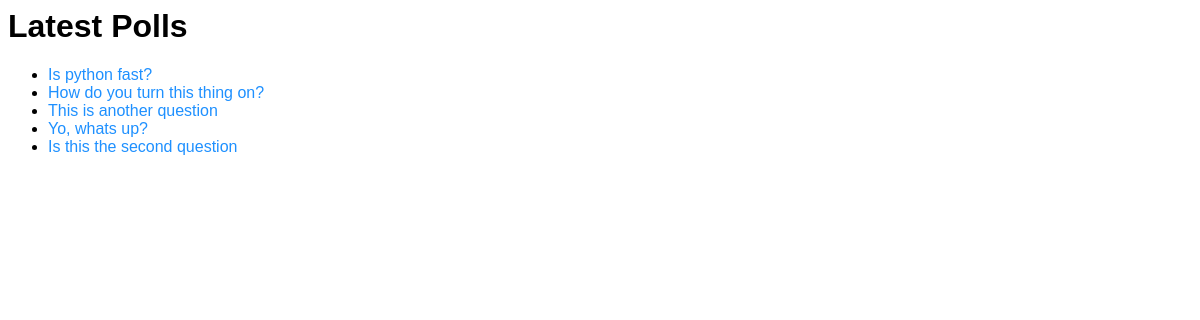
The page /polls/ on the database as committed earlier.
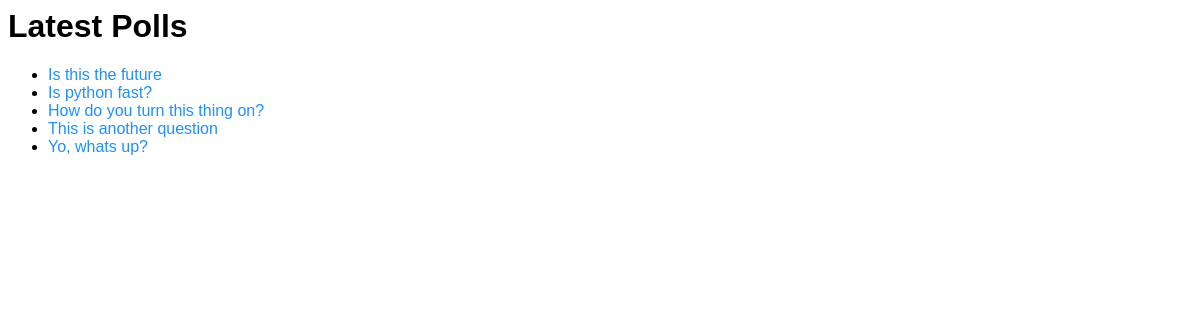
The same page on the database as committed later.
### polls/models.py (models this page shows, shortened)
class Question(models.Model):
    question_text = models.CharField(max_length=200)
    pub_date = models.DateTimeField('date published')

### polls/views.py (the view)
# urls.py: path('',views.index, name='index'),
def index(request):
	latest_question_list = Question.objects.order_by('-pub_date')[:5]
	context = {'latest_question_list': latest_question_list}
	return render(request, 'polls/index.html',context)

### polls/templates/polls/index.html
{% load static %}
<link rel="stylesheet" type="text/css" href="{% static 'polls/better.css' %}" />
<h1>Latest Polls</h1>
{% if latest_question_list %}
	<ul>
	{% for question in latest_question_list %}
		<li><a href="{% url 'polls:detail' question.id %}">{{question.question_text}}</a></li>
	{% endfor %}
	</ul>
{% else %}
	<p>No polls are available.</p>
{% endif %}

Rows that differ between the two databases and show on the page:
no longer on this page (row unchanged): Question: question_text "Is this the second question"
added Question: question_text "Is this the future"
